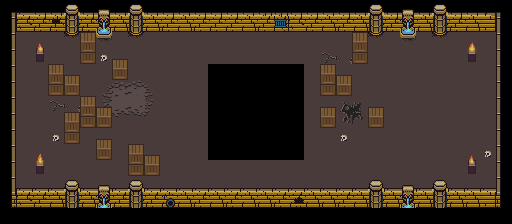

Tiled map render using the project's own tile images. Description and the whole map definition, tile-layer contents included, below:
An orthogonal 32x14 tile map with 16x16 px tiles, 5 tile layers (Floor1, Floor2 (Decoration), Walls (Collidable), Items1 (Collidable), ...), 1 hidden layer not drawn.

<map version="1.2" tiledversion="1.2.1" orientation="orthogonal" renderorder="right-down" width="32" height="14" tilewidth="16" tileheight="16" infinite="0" nextlayerid="7" nextobjectid="1">
 <tileset firstgid="1" source="../../../../tilesets/actual/UltimateTileset.tsx" />
 <layer id="1" name="Floor1" width="32" height="14">
  <data encoding="csv">
0,0,0,0,0,0,0,0,0,0,0,0,0,0,0,0,0,0,0,0,0,0,0,0,0,0,0,0,0,0,0,0,
0,0,0,0,0,0,0,0,0,0,0,0,0,0,0,0,0,0,0,0,0,0,0,0,0,0,0,0,0,0,0,0,
0,143,143,143,143,143,143,143,143,143,143,143,143,143,143,143,143,143,143,143,143,143,143,143,143,143,143,143,143,143,143,0,
0,143,143,143,143,143,143,143,143,143,143,143,143,143,143,143,143,143,143,143,143,143,143,143,143,143,143,143,143,143,143,0,
0,143,143,143,143,143,143,143,143,143,143,143,143,0,0,0,0,0,0,143,143,143,143,143,143,143,143,143,143,143,143,0,
0,143,143,143,143,143,143,143,143,143,143,143,143,0,0,0,0,0,0,143,143,143,143,143,143,143,143,143,143,143,143,0,
0,143,143,143,143,143,143,143,143,143,143,143,143,0,0,0,0,0,0,143,143,143,143,143,143,143,143,143,143,143,143,0,
0,143,143,143,143,143,143,143,143,143,143,143,143,0,0,0,0,0,0,143,143,143,143,143,143,143,143,143,143,143,143,0,
0,143,143,143,143,143,143,143,143,143,143,143,143,0,0,0,0,0,0,143,143,143,143,143,143,143,143,143,143,143,143,0,
0,143,143,143,143,143,143,143,143,143,143,143,143,0,0,0,0,0,0,143,143,143,143,143,143,143,143,143,143,143,143,0,
0,143,143,143,143,143,143,143,143,143,143,143,143,143,143,143,143,143,143,143,143,143,143,143,143,143,143,143,143,143,143,0,
0,143,143,143,143,143,143,143,143,143,143,143,143,143,143,143,143,143,143,143,143,143,143,143,143,143,143,143,143,143,143,0,
0,0,0,0,0,0,0,0,0,0,0,0,0,0,0,0,0,0,0,0,0,0,0,0,0,0,0,0,0,0,0,0,
0,0,0,0,0,0,0,0,0,0,0,0,0,0,0,0,0,0,0,0,0,0,0,0,0,0,0,0,0,0,0,0
</data>
 </layer>
 <layer id="2" name="Floor2 (Decoration)" width="32" height="14">
  <data encoding="csv">
0,0,0,0,0,0,0,0,0,0,0,0,0,0,0,0,0,0,0,0,0,0,0,0,0,0,0,0,0,0,0,0,
0,0,0,0,0,0,0,0,0,0,0,0,0,0,0,0,0,0,0,0,0,0,0,0,0,0,0,0,0,0,0,0,
0,0,0,0,84,0,0,0,84,0,0,0,0,0,0,0,0,0,0,0,0,0,0,84,0,0,0,84,0,0,0,0,
0,0,0,0,0,0,222,0,0,0,0,0,0,0,0,0,0,0,0,0,114,115,0,0,0,0,0,0,0,0,0,0,
0,0,0,0,0,0,0,0,0,0,0,0,0,0,0,0,0,0,0,0,0,0,0,0,0,0,0,0,0,0,0,0,
0,0,0,0,0,0,117,118,119,120,0,0,0,0,0,0,0,0,0,0,0,0,0,0,0,0,0,0,0,0,0,0,
0,0,0,114,115,0,133,134,135,136,0,0,0,0,0,0,0,0,0,0,0,1610612866,1610612882,0,0,0,0,0,0,0,0,0,
0,0,0,0,0,0,149,150,151,152,0,0,0,0,0,0,0,0,0,0,0,1610612865,1610612881,0,0,0,0,0,0,0,0,0,
0,0,0,222,0,0,0,0,0,0,0,0,0,0,0,0,0,0,0,0,0,222,0,0,0,0,0,0,0,0,0,0,
0,0,0,0,0,0,0,0,0,0,0,0,0,0,0,0,0,0,0,0,0,0,0,0,0,0,0,0,0,0,222,0,
0,0,0,0,0,0,0,0,0,0,0,0,0,0,0,0,0,0,0,0,0,0,0,0,0,0,0,0,0,0,0,0,
0,0,0,0,0,0,0,0,0,0,0,0,0,0,0,0,0,0,0,0,0,0,0,0,0,0,0,0,0,0,0,0,
0,0,0,0,0,0,0,0,0,0,0,0,0,0,0,0,0,0,0,0,0,0,0,0,0,0,0,0,0,0,0,0,
0,0,0,0,0,0,0,0,0,0,0,0,0,0,0,0,0,0,0,0,0,0,0,0,0,0,0,0,0,0,0,0
</data>
 </layer>
 <layer id="3" name="Walls (Collidable)" width="32" height="14">
  <data encoding="csv">
57,59,61,61,52,61,49,61,52,61,61,61,61,61,61,61,62,62,61,61,61,61,61,52,61,49,61,52,61,61,64,58,
77,28,29,45,68,29,66,30,68,30,29,30,29,29,29,30,29,27,28,29,30,29,30,68,29,66,30,68,29,30,31,78,
77,0,0,0,0,0,82,0,0,0,0,0,0,0,0,0,0,0,0,0,0,0,0,0,0,82,0,0,0,0,0,78,
77,0,0,0,0,0,0,0,0,0,0,0,0,0,0,0,0,0,0,0,0,0,0,0,0,0,0,0,0,0,0,78,
77,0,0,0,0,0,0,0,0,0,0,0,0,0,0,0,0,0,0,0,0,0,0,0,0,0,0,0,0,0,0,78,
77,0,0,0,0,0,0,0,0,0,0,0,0,0,0,0,0,0,0,0,0,0,0,0,0,0,0,0,0,0,0,78,
77,0,0,0,0,0,0,0,0,0,0,0,0,0,0,0,0,0,0,0,0,0,0,0,0,0,0,0,0,0,0,78,
77,0,0,0,0,0,0,0,0,0,0,0,0,0,0,0,0,0,0,0,0,0,0,0,0,0,0,0,0,0,0,78,
77,0,0,0,0,0,0,0,0,0,0,0,0,0,0,0,0,0,0,0,0,0,0,0,0,0,0,0,0,0,0,78,
77,0,0,0,0,0,0,0,0,0,0,0,0,0,0,0,0,0,0,0,0,0,0,0,0,0,0,0,0,0,0,78,
77,0,0,0,0,0,0,0,0,0,0,0,0,0,0,0,0,0,0,0,0,0,0,0,0,0,0,0,0,0,0,78,
77,60,60,60,52,60,49,60,52,60,60,60,60,60,60,60,60,60,60,60,60,60,60,52,60,49,60,52,60,60,60,78,
93,28,29,30,68,30,66,29,68,29,10,30,29,30,29,30,30,29,46,30,30,29,30,68,30,66,30,68,30,30,31,94,
0,0,0,0,0,0,0,0,0,0,0,0,0,0,0,0,0,0,0,0,0,0,0,0,0,0,0,0,0,0,0,0
</data>
 </layer>
 <layer id="4" name="Items1 (Collidable)" width="32" height="14">
  <data encoding="csv">
0,0,0,0,0,0,0,0,0,0,0,0,0,0,0,0,0,0,0,0,0,0,0,0,0,0,0,0,0,0,0,0,
0,0,0,0,0,0,0,0,0,0,0,0,0,0,0,0,0,0,0,0,0,0,0,0,0,0,0,0,0,0,0,0,
0,0,212,0,0,264,0,0,0,0,0,0,0,0,0,0,0,0,0,0,0,0,264,0,0,0,0,0,0,215,0,0,
0,0,228,0,0,280,0,265,0,0,0,0,0,0,0,0,0,0,0,0,0,0,280,0,0,0,0,0,0,231,0,0,
0,0,0,264,265,0,0,281,0,0,0,0,0,0,0,0,0,0,0,0,264,265,0,0,0,0,0,0,0,0,0,0,
0,0,0,280,281,0,0,0,0,0,0,0,0,0,0,0,0,0,0,0,280,281,0,0,0,0,0,0,0,0,0,0,
0,0,0,0,0,264,265,0,0,0,0,0,0,0,0,0,0,0,0,0,265,0,0,265,0,0,0,0,0,0,0,0,
0,0,0,0,264,280,281,0,0,0,0,0,0,0,0,0,0,0,0,0,281,0,0,281,0,0,0,0,0,0,0,0,
0,0,0,0,280,0,265,0,0,0,0,0,0,0,0,0,0,0,0,0,0,0,0,0,0,0,0,0,0,0,0,0,
0,0,213,0,0,0,281,0,264,265,0,0,0,0,0,0,0,0,0,0,0,0,0,0,0,0,0,0,0,214,0,0,
0,0,229,0,0,0,0,0,280,281,0,0,0,0,0,0,0,0,0,0,0,0,0,0,0,0,0,0,0,230,0,0,
0,0,0,0,0,0,0,0,0,0,0,0,0,0,0,0,0,0,0,0,0,0,0,0,0,0,0,0,0,0,0,0,
0,0,0,0,0,0,0,0,0,0,0,0,0,0,0,0,0,0,0,0,0,0,0,0,0,0,0,0,0,0,0,0,
0,0,0,0,0,0,0,0,0,0,0,0,0,0,0,0,0,0,0,0,0,0,0,0,0,0,0,0,0,0,0,0
</data>
 </layer>
 <layer id="5" name="Items2 (Triggerable)" width="32" height="14" visible="0">
  <data encoding="csv">
0,0,0,0,0,0,0,0,0,0,0,0,0,0,0,0,0,0,0,0,0,0,0,0,0,0,0,0,0,0,0,0,
0,0,0,0,0,0,0,0,0,0,0,0,0,0,0,0,0,0,0,0,0,0,0,0,0,0,0,0,0,0,0,0,
0,0,0,0,0,0,0,0,0,0,0,0,0,0,0,0,0,0,0,0,0,0,0,0,0,0,0,0,0,0,0,0,
0,0,0,0,223,0,0,0,0,0,0,0,0,0,0,0,0,0,0,0,0,223,0,0,0,0,0,0,0,0,0,0,
0,0,0,0,0,0,0,0,0,0,0,0,0,0,0,0,0,0,0,0,0,0,0,0,0,0,0,0,0,0,0,0,
0,0,0,0,0,0,0,0,0,0,0,0,0,0,0,0,0,0,0,0,0,0,0,0,0,0,0,0,0,0,0,0,
0,0,0,0,0,0,0,0,0,0,0,0,0,0,0,0,0,0,0,0,0,0,0,0,0,0,0,0,0,0,0,0,
0,0,0,0,0,0,0,0,0,0,0,0,0,0,0,0,0,0,0,0,0,0,0,0,0,0,0,0,0,0,0,0,
0,0,0,0,0,223,0,0,0,0,0,0,0,0,0,0,0,0,0,0,0,0,0,0,0,0,0,0,0,0,0,0,
0,0,0,0,0,0,0,0,0,0,0,0,0,0,0,0,0,0,0,0,0,0,0,0,0,0,0,0,0,0,0,0,
0,0,0,0,0,0,0,0,0,0,0,0,0,0,0,0,0,0,0,0,0,0,0,0,0,0,0,0,0,0,0,0,
0,0,0,0,0,0,0,0,0,0,0,0,0,0,0,0,0,0,0,0,0,0,0,0,0,0,0,0,0,0,0,0,
0,0,0,0,0,0,0,0,0,0,0,0,0,0,0,0,0,0,0,0,0,0,0,0,0,0,0,0,0,0,0,0,
0,0,0,0,0,0,0,0,0,0,0,0,0,0,0,0,0,0,0,0,0,0,0,0,0,0,0,0,0,0,0,0
</data>
 </layer>
 <layer id="6" name="Characters" width="32" height="14">
  <data encoding="csv">
0,0,0,0,0,0,0,0,0,0,0,0,0,0,0,0,0,0,0,0,0,0,0,0,0,0,0,0,0,0,0,0,
0,0,0,0,0,0,0,0,0,0,0,0,0,0,0,0,0,0,0,0,0,0,0,0,0,0,0,0,0,0,0,0,
0,0,0,0,0,0,0,0,0,0,0,0,0,0,0,0,0,0,0,0,0,0,0,0,0,0,0,0,0,0,0,0,
0,0,0,0,0,0,0,0,0,0,0,0,0,0,0,0,0,0,0,0,0,0,0,0,0,0,0,0,0,0,0,0,
0,0,0,0,0,0,0,0,0,0,0,0,0,0,0,0,0,0,0,0,0,0,0,0,0,0,0,0,0,0,0,0,
0,0,0,0,0,0,0,0,0,0,0,0,0,0,0,0,0,0,0,0,0,0,0,0,0,0,0,0,0,0,0,0,
0,0,0,0,0,0,0,0,0,0,0,0,0,0,0,0,0,0,0,0,0,0,0,0,0,0,0,0,0,0,0,0,
0,0,0,0,0,0,0,0,0,0,0,0,0,0,0,0,0,0,0,0,0,0,0,0,0,0,0,0,0,0,0,0,
0,0,0,0,0,0,0,0,0,0,0,0,0,0,0,0,0,0,0,0,0,0,0,0,0,0,0,0,0,0,0,0,
0,0,0,0,0,0,0,0,0,0,0,0,0,0,0,0,0,0,0,0,0,0,0,0,0,0,0,0,0,0,0,0,
0,0,0,0,0,0,0,0,0,0,0,0,0,0,0,0,0,0,0,0,0,0,0,0,0,0,0,0,0,0,0,0,
0,0,0,0,0,0,0,0,0,0,0,0,0,0,0,0,0,0,0,0,0,0,0,0,0,0,0,0,0,0,0,0,
0,0,0,0,0,0,0,0,0,0,0,0,0,0,0,0,0,0,0,0,0,0,0,0,0,0,0,0,0,0,0,0,
0,0,0,0,0,0,0,0,0,0,0,0,0,0,0,0,0,0,0,0,0,0,0,0,0,0,0,0,0,0,0,0
</data>
 </layer>
</map>
